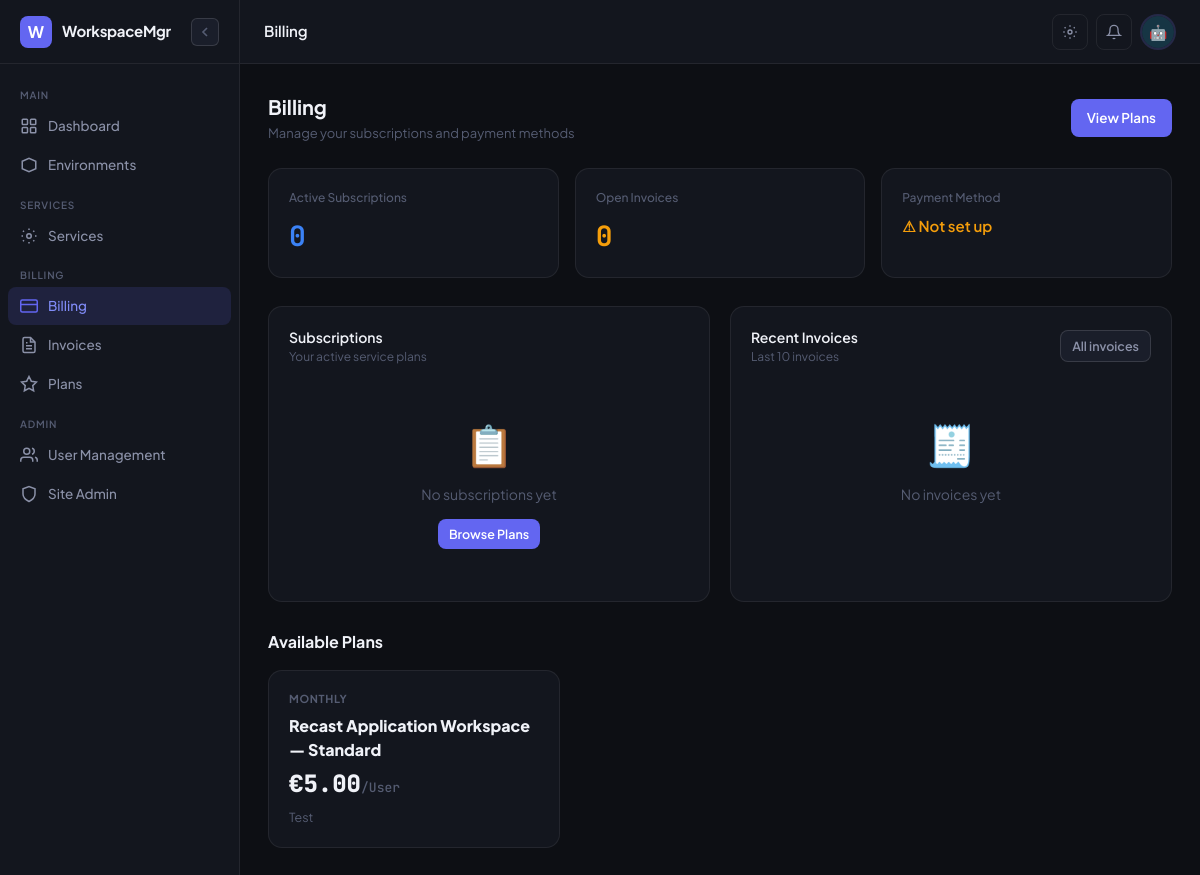
The page /billing/ (signed in) on the database its author committed.
### apps/accounts/models.py (models this page shows, shortened)
class User(AbstractUser):
    username = None
    email = models.EmailField(unique=True)
    role = models.CharField(max_length=20, choices=ROLE_CHOICES, default='env_admin')
    avatar = models.CharField(max_length=20, choices=AVATAR_CHOICES, default='avatar_1')
    phone = models.CharField(max_length=30, blank=True)
    job_title = models.CharField(max_length=100, blank=True)
    is_onboarded = models.BooleanField(default=False)
    created_at = models.DateTimeField(auto_now_add=True)
    updated_at = models.DateTimeField(auto_now=True)
    objects = UserManager()
    USERNAME_FIELD = 'email'
    REQUIRED_FIELDS = []
    class Meta:
        verbose_name = 'User'
        verbose_name_plural = 'Users'
    @property
    def display_name(self):
        return self.get_full_name() or self.email.split('@')[0]
    @property
    def is_superadmin(self):
        return self.role == 'superadmin' or self.is_superuser
    @property
    def is_env_admin(self):
        return self.role in ('superadmin', 'env_admin') or self.is_superuser
    @property
    def avatar_url(self):
        return f'/static/img/avatars/{self.avatar}.svg'

### apps/billing/models.py (models this page shows, shortened)
class Plan(models.Model):
    BILLING_PERIOD_CHOICES = [
        ('monthly', 'Monthly'),
        ('yearly', 'Yearly'),
    ]
    service = models.ForeignKey(Service, on_delete=models.CASCADE, related_name='plans', null=True, blank=True)
    name = models.CharField(max_length=200)
    description = models.TextField(blank=True)
    price_per_unit = models.DecimalField(max_digits=10, decimal_places=2)
    unit_label = models.CharField(max_length=50, default='unit')
    billing_period = models.CharField(max_length=10, choices=BILLING_PERIOD_CHOICES, default='monthly')
    is_active = models.BooleanField(default=True)
    created_at = models.DateTimeField(auto_now_add=True)

### apps/billing/views.py (the view)
# urls.py: path('', views.billing_overview, name='overview'),
@login_required
def billing_overview(request):
    subscriptions = Subscription.objects.filter(user=request.user).select_related('plan', 'service')
    invoices = Invoice.objects.filter(user=request.user)[:10]
    plans = Plan.objects.filter(is_active=True)
    return render(request, 'billing/overview.html', {
        'subscriptions': subscriptions,
        'invoices': invoices,
        'plans': plans,
    })

### apps/core/context_processors.py (called while the page is built)
def sidebar_context(request):
    if request.user.is_authenticated:
        environments = Environment.objects.filter(owner=request.user)[:10]
        return {'sidebar_environments': environments}
    return {}

### templates/billing/overview.html (shortened to what this page needs)
{% extends "base.html" %}
{% block page_title %}Billing{% endblock %}
{% block content %}
<div class="page-header">
  <div>
    <div class="page-title">Billing</div>
    <div class="page-subtitle">Manage your subscriptions and payment methods</div>
  </div>
  <a href="{% url 'billing:plan_list' %}" class="btn btn-primary">View Plans</a>
</div>
<div style="display:grid;grid-template-columns:repeat(3,1fr);gap:16px;margin-bottom:28px;">
  <div class="stat-card">
    <div class="stat-label">Active Subscriptions</div>
    <div class="stat-value" style="color:var(--info);">{{ subscriptions.count }}</div>
  </div>
  <div class="stat-card">
    <div class="stat-label">Open Invoices</div>
    <div class="stat-value" style="color:var(--warning);">
      {% with open_count=invoices|length %}{{ open_count }}{% endwith %}
    </div>
  </div>
  <div class="stat-card">
    <div class="stat-label">Payment Method</div>
    <div style="font-size:15px;font-weight:600;margin-top:8px;">
      {% if user.company.mollie_customer_id %}
      <span style="color:var(--success);">● Configured</span>
      {% else %}
      <span style="color:var(--warning);">⚠ Not set up</span>
      {% endif %}
    </div>
  </div>
</div>
<div style="display:grid;grid-template-columns:1fr 1fr;gap:20px;">
  <div class="card">
    <div class="card-header">
      <div>
        <div class="card-title">Subscriptions</div>
        <div class="card-subtitle">Your active service plans</div>
      </div>
    </div>
    {% if subscriptions %}
    <div style="display:flex;flex-direction:column;gap:12px;">
      {% for sub in subscriptions %}
      <div style="padding:14px;border-radius:10px;border:1px solid var(--border);background:var(--bg-raised);">
        <div style="display:flex;align-items:center;justify-content:space-between;margin-bottom:8px;">
          <div style="font-size:13.5px;font-weight:700;">{{ sub.plan.name }}</div>
          <span class="badge
            {% if sub.status == 'active' %}badge-green
            {% elif sub.status == 'trialing' %}badge-blue
            {% elif sub.status == 'past_due' %}badge-red
            {% elif sub.status == 'canceled' %}badge-gray
            {% else %}badge-yellow{% endif %}">
            {{ sub.get_status_display }}
          </span>
        </div>
        <div style="font-size:12px;color:var(--text-muted);margin-bottom:8px;">
          €{{ sub.plan.price_per_unit }} / {{ sub.plan.unit_label }} · {{ sub.plan.get_billing_period_display }}
        </div>
        {% if sub.service %}
        <div style="font-size:12px;color:var(--text-secondary);">
          {{ sub.service.icon }} {{ sub.service.environment.name }}
        </div>
        {% endif %}
        {% if sub.status != 'canceled' %}
        <div style="margin-top:10px;">
          <a href="{% url 'billing:subscription_cancel' sub.pk %}" class="btn btn-danger btn-xs">Cancel</a>
        </div>
        {% endif %}
      </div>
      {% endfor %}
    </div>
    {% else %}
    <div style="text-align:center;padding:32px 0;">
      <div style="font-size:40px;margin-bottom:10px;">📋</div>
      <div style="font-size:14px;color:var(--text-muted);margin-bottom:14px;">No subscriptions yet</div>
      <a href="{% url 'billing:plan_list' %}" class="btn btn-primary btn-sm">Browse Plans</a>
    </div>
    {% endif %}
  </div>
  <div class="card">
    <div class="card-header">
      <div>
        <div class="card-title">Recent Invoices</div>
        <div class="card-subtitle">Last 10 invoices</div>
      </div>
      <a href="{% url 'billing:invoice_list' %}" class="btn btn-secondary btn-sm">All invoices</a>
    </div>
    {% if invoices %}
    <div style="display:flex;flex-direction:column;gap:10px;">
      {% for invoice in invoices %}
      <a href="{% url 'billing:invoice_detail' invoice.pk %}" style="text-decoration:none;">
        <div style="display:flex;align-items:center;justify-content:space-between;padding:12px;border-radius:9px;border:1px solid var(--border);background:var(--bg-raised);transition:all 0.15s;" onmouseover="this.style.borderColor='rgba(99,102,241,0.3)'" onmouseout="this.style.borderColor='var(--border)'">
          <div>
            <div style="font-size:13px;font-weight:600;color:var(--text-primary);">{{ invoice.invoice_number }}</div>
            <div style="font-size:11.5px;color:var(--text-muted);">{{ invoice.period_start|date:"d M" }} – {{ invoice.period_end|date:"d M Y" }}</div>
          </div>
          <div style="text-align:right;">
            <div style="font-size:14px;font-weight:700;font-family:'JetBrains Mono',monospace;">€{{ invoice.total }}</div>
            <span class="badge
              {% if invoice.status == 'paid' %}badge-green
              {% elif invoice.status == 'failed' %}badge-red
              {% elif invoice.status == 'open' %}badge-yellow
              {% else %}badge-gray{% endif %}">
              {{ invoice.get_status_display }}
            </span>
          </div>
        </div>
      </a>
      {% endfor %}
    </div>
    {% else %}
    <div style="text-align:center;padding:32px 0;">
      <div style="font-size:40px;margin-bottom:10px;">🧾</div>
      <div style="font-size:14px;color:var(--text-muted);">No invoices yet</div>
    </div>
    {% endif %}
  </div>
</div>
<div style="margin-top:28px;">
  <div style="font-size:16px;font-weight:700;margin-bottom:16px;">Available Plans</div>
  {% if plans %}
  <div style="display:grid;grid-template-columns:repeat(auto-fill,minmax(240px,1fr));gap:14px;">
    {% for plan in plans %}
    <div class="card" style="position:relative;">
      <div style="font-size:11px;font-weight:700;text-transform:uppercase;letter-spacing:0.06em;color:var(--text-muted);margin-bottom:6px;">{{ plan.get_billing_period_display }}</div>
      <div style="font-size:16px;font-weight:800;margin-bottom:4px;">{{ plan.name }}</div>
      <div style="font-size:24px;font-weight:800;font-family:'JetBrains Mono',monospace;margin-bottom:4px;">
        €{{ plan.price_per_unit }}<span style="font-size:13px;font-weight:500;color:var(--text-muted);">/{{ plan.unit_label }}</span>
      </div>
      {% if plan.description %}
      <div style="font-size:12.5px;color:var(--text-muted);margin-top:6px;line-height:1.5;">{{ plan.description }}</div>
      {% endif %}
    </div>
    {% endfor %}
  </div>
  {% else %}
  <div class="card" style="text-align:center;padding:32px;color:var(--text-muted);">
    No plans configured yet. A superadmin can add plans via the Django admin.
  </div>
  {% endif %}
</div>
{% endblock %}

### templates/base.html (shortened to what this page needs)
<!DOCTYPE html>
<html lang="en" data-theme="dark">
<head>
  <script src="https://cdn.tailwindcss.com"></script>
</head>
<body>
{% if user.is_authenticated %}
<aside id="sidebar">
  <div class="sidebar-logo">
    <div class="logo-mark">W</div>
    <span class="sidebar-logo-text">WorkspaceMgr</span>
    <button class="sidebar-collapse-btn" onclick="toggleSidebar()" title="Toggle sidebar">
      <svg id="collapse-icon-expand" width="16" height="16" fill="none" viewBox="0 0 24 24" stroke="currentColor" stroke-width="2.5">
        <path d="M15 18l-6-6 6-6"/>
      </svg>
    </button>
  </div>
  <nav class="sidebar-nav">
    <div class="sidebar-section-label">Main</div>
    <a href="{% url 'core:dashboard' %}" class="nav-item {% if request.resolver_match.url_name == 'dashboard' %}active{% endif %}">
      <svg class="nav-icon" fill="none" viewBox="0 0 24 24" stroke="currentColor" stroke-width="2"><rect x="3" y="3" width="7" height="7" rx="1"/><rect x="14" y="3" width="7" height="7" rx="1"/><rect x="3" y="14" width="7" height="7" rx="1"/><rect x="14" y="14" width="7" height="7" rx="1"/></svg>
      <span class="sidebar-label">Dashboard</span>
    </a>
    <a href="{% url 'environments:list' %}" class="nav-item {% if 'environments' in request.path %}active{% endif %}">
      <svg class="nav-icon" fill="none" viewBox="0 0 24 24" stroke="currentColor" stroke-width="2"><path d="M3 7l9-4 9 4v10l-9 4-9-4V7z"/></svg>
      <span class="sidebar-label">Environments</span>
    </a>
    <div class="sidebar-section-label">Services</div>
    <a href="{% url 'services:list' %}" class="nav-item {% if 'services' in request.path %}active{% endif %}">
      <svg class="nav-icon" fill="none" viewBox="0 0 24 24" stroke="currentColor" stroke-width="2"><circle cx="12" cy="12" r="3"/><path d="M19.07 4.93l-1.41 1.41M5.34 17.66l-1.41 1.41M19.07 19.07l-1.41-1.41M5.34 6.34L3.93 4.93M20 12h2M2 12h2M12 20v2M12 2v2"/></svg>
      <span class="sidebar-label">Services</span>
    </a>
    <div class="sidebar-section-label">Billing</div>
    <a href="{% url 'billing:overview' %}" class="nav-item {% if request.path == '/billing/' %}active{% endif %}">
      <svg class="nav-icon" fill="none" viewBox="0 0 24 24" stroke="currentColor" stroke-width="2"><rect x="1" y="4" width="22" height="16" rx="2"/><line x1="1" y1="10" x2="23" y2="10"/></svg>
      <span class="sidebar-label">Billing</span>
    </a>
    <a href="{% url 'billing:invoice_list' %}" class="nav-item {% if 'invoices' in request.path %}active{% endif %}">
      <svg class="nav-icon" fill="none" viewBox="0 0 24 24" stroke="currentColor" stroke-width="2"><path d="M14 2H6a2 2 0 00-2 2v16a2 2 0 002 2h12a2 2 0 002-2V8z"/><polyline points="14 2 14 8 20 8"/><line x1="16" y1="13" x2="8" y2="13"/><line x1="16" y1="17" x2="8" y2="17"/><polyline points="10 9 9 9 8 9"/></svg>
      <span class="sidebar-label">Invoices</span>
    </a>
    <a href="{% url 'billing:plan_list' %}" class="nav-item {% if 'plans' in request.path %}active{% endif %}">
      <svg class="nav-icon" fill="none" viewBox="0 0 24 24" stroke="currentColor" stroke-width="2"><polygon points="12 2 15.09 8.26 22 9.27 17 14.14 18.18 21.02 12 17.77 5.82 21.02 7 14.14 2 9.27 8.91 8.26 12 2"/></svg>
      <span class="sidebar-label">Plans</span>
    </a>
    {% if user.is_env_admin %}
    <div class="sidebar-section-label">Admin</div>
    <a href="{% url 'users:user_list' %}" class="nav-item {% if 'users' in request.path and 'profile' not in request.path %}active{% endif %}">
      <svg class="nav-icon" fill="none" viewBox="0 0 24 24" stroke="currentColor" stroke-width="2"><path d="M17 21v-2a4 4 0 00-4-4H5a4 4 0 00-4 4v2"/><circle cx="9" cy="7" r="4"/><path d="M23 21v-2a4 4 0 00-3-3.87"/><path d="M16 3.13a4 4 0 010 7.75"/></svg>
      <span class="sidebar-label">User Management</span>
    </a>
    {% endif %}
    {% if user.is_superadmin %}
    <a href="/admin/" class="nav-item">
      <svg class="nav-icon" fill="none" viewBox="0 0 24 24" stroke="currentColor" stroke-width="2"><path d="M12 22s8-4 8-10V5l-8-3-8 3v7c0 6 8 10 8 10z"/></svg>
      <span class="sidebar-label">Site Admin</span>
    </a>
    {% endif %}
  </nav>
</aside>
<div id="main-wrap">
  <header id="topbar">
    <div class="topbar-title">{% block page_title %}Dashboard{% endblock %}</div>
    <div class="topbar-actions">
      <button class="icon-btn" onclick="openThemePanel()" title="Theme settings">
        <svg width="16" height="16" fill="none" viewBox="0 0 24 24" stroke="currentColor" stroke-width="2">
          <circle cx="12" cy="12" r="3"/><path d="M19.07 4.93l-1.41 1.41M5.34 17.66l-1.41 1.41M19.07 19.07l-1.41-1.41M5.34 6.34L3.93 4.93M20 12h2M2 12h2M12 20v2M12 2v2"/>
        </svg>
      </button>
      <button class="icon-btn" title="Notifications">
        <svg width="16" height="16" fill="none" viewBox="0 0 24 24" stroke="currentColor" stroke-width="2">
          <path d="M18 8A6 6 0 006 8c0 7-3 9-3 9h18s-3-2-3-9"/><path d="M13.73 21a2 2 0 01-3.46 0"/>
        </svg>
      </button>
      <div class="dropdown">
        <button class="avatar-btn" onclick="toggleDropdown(this)">
          <img src="{{ user.avatar_url }}" alt="{{ user.display_name }}"
            onerror="this.style.display='none';this.parentElement.innerHTML='<span style=\'font-size:14px;font-weight:700;color:var(--accent)\'>{{ user.display_name|first|upper }}</span>'">
        </button>
      </div>
    </div>
  </header>
  <main id="page-content">
    {% block content %}{% endblock %}
  </main>
</div>
{% endif %}
</body>
</html>

### rows shown on the page
User: avatar_url (picture)
Plan: billing_period "MONTHLY", name "Recast Application Workspace — Standard", price_per_unit "5.00", unit_label "User", description "Test"

### other values the page prints
{{ subscriptions.count }} "0"
{{ open_count }} "0"
